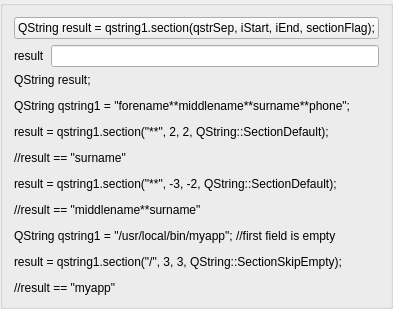
           <widget class="QGroupBox" name="groupBox_12">
            <property name="title">
             <string/>
            </property>
            <layout class="QGridLayout" name="gridLayout_11">
             <item row="0" column="0" colspan="2">
              <widget class="QPushButton" name="pbSection">
               <property name="text">
                <string>QString result = qstring1.section(qstrSep, iStart, iEnd, sectionFlag);</string>
               </property>
              </widget>
             </item>
             <item row="1" column="0">
              <widget class="QLabel" name="label_18">
               <property name="text">
                <string>result</string>
               </property>
              </widget>
             </item>
             <item row="1" column="1">
              <widget class="QLineEdit" name="leSectionResult"/>
             </item>
             <item row="2" column="0" colspan="2">
              <widget class="QLabel" name="label_19">
               <property name="text">
                <string>&lt;html&gt;&lt;head/&gt;&lt;body&gt;&lt;p&gt;QString result;&lt;/p&gt;&lt;p&gt;QString qstring1 = &amp;quot;forename**middlename**surname**phone&amp;quot;;&lt;/p&gt;&lt;p&gt;result = qstring1.section(&amp;quot;**&amp;quot;, 2, 2, QString::SectionDefault); &lt;/p&gt;&lt;p&gt;//result == &amp;quot;surname&amp;quot;&lt;/p&gt;&lt;p&gt;result = qstring1.section(&amp;quot;**&amp;quot;, -3, -2, QString::SectionDefault); &lt;/p&gt;&lt;p&gt;//result == &amp;quot;middlename**surname&amp;quot;&lt;/p&gt;&lt;p&gt;QString qstring1 = &amp;quot;/usr/local/bin/myapp&amp;quot;; //first field is empty&lt;/p&gt;&lt;p&gt;result = qstring1.section(&amp;quot;/&amp;quot;, 3, 3, QString::SectionSkipEmpty);&lt;/p&gt;&lt;p&gt;//result == &amp;quot;myapp&amp;quot;&lt;/p&gt;&lt;/body&gt;&lt;/html&gt;</string>
               </property>
              </widget>
             </item>
            </layout>
           </widget>
